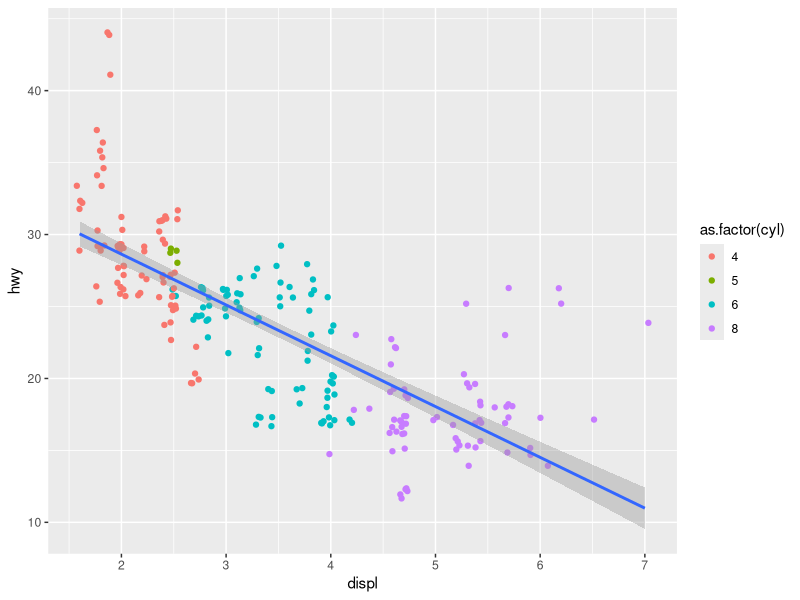
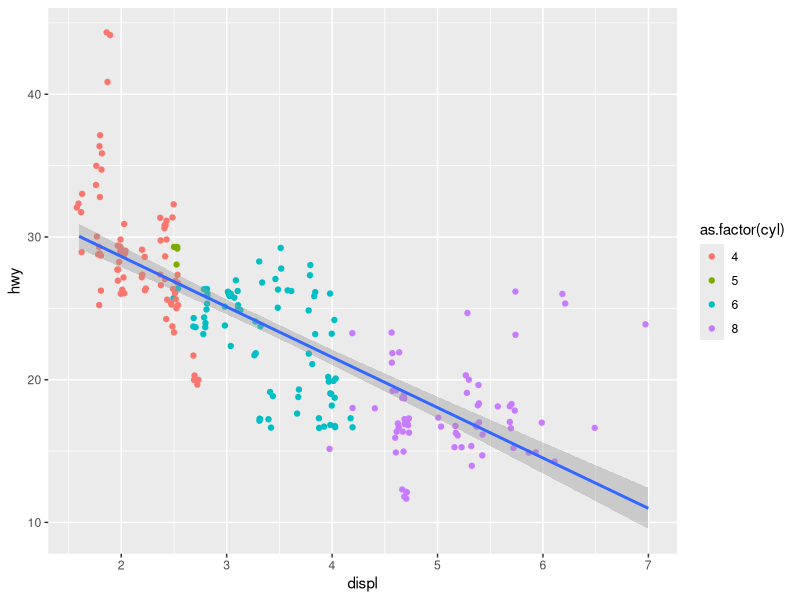
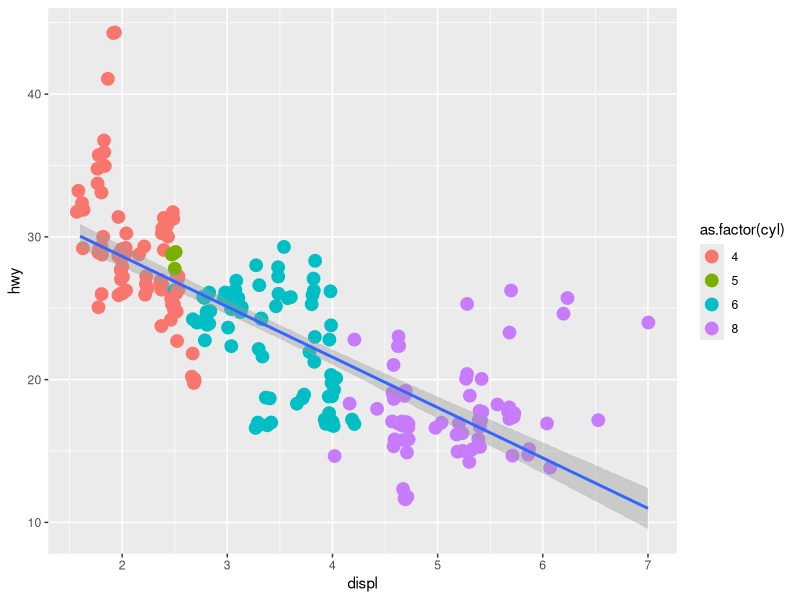
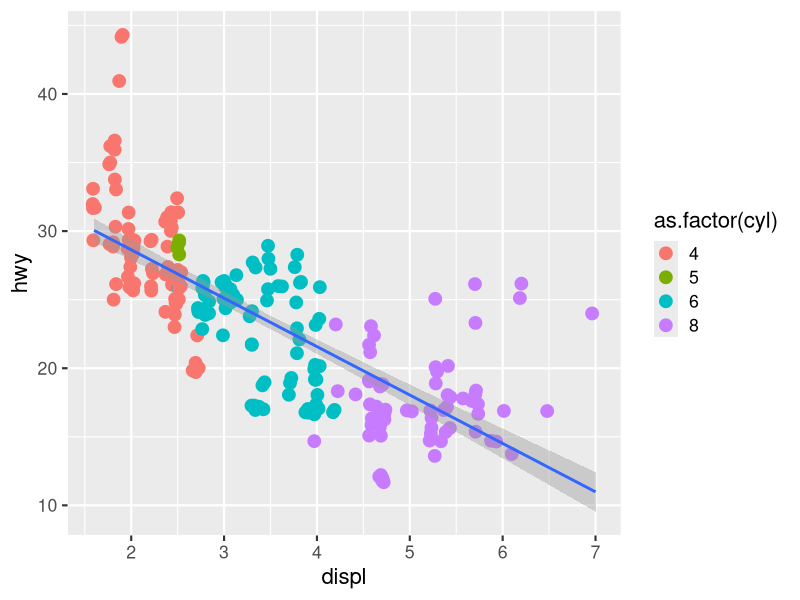
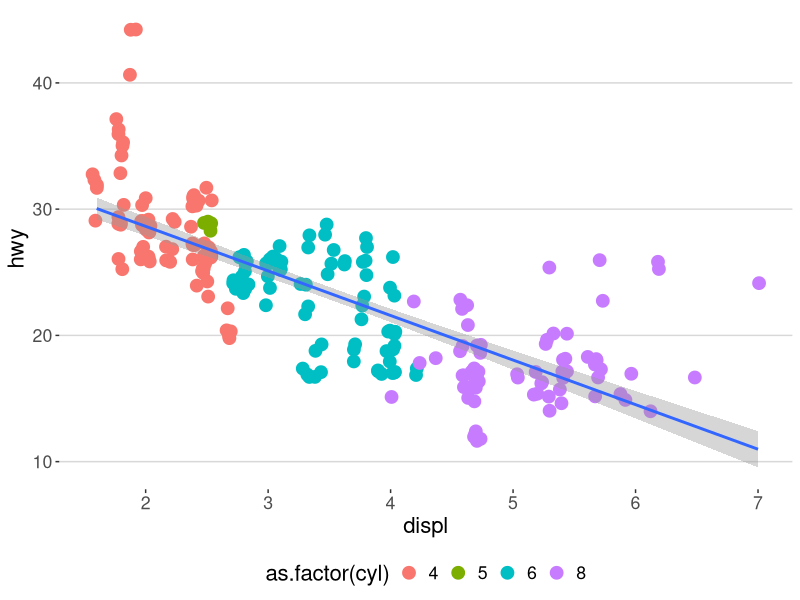
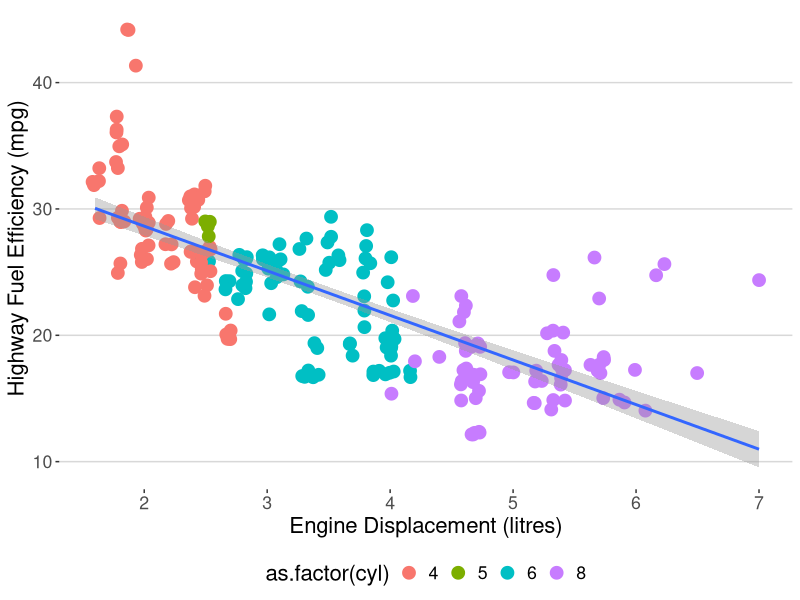
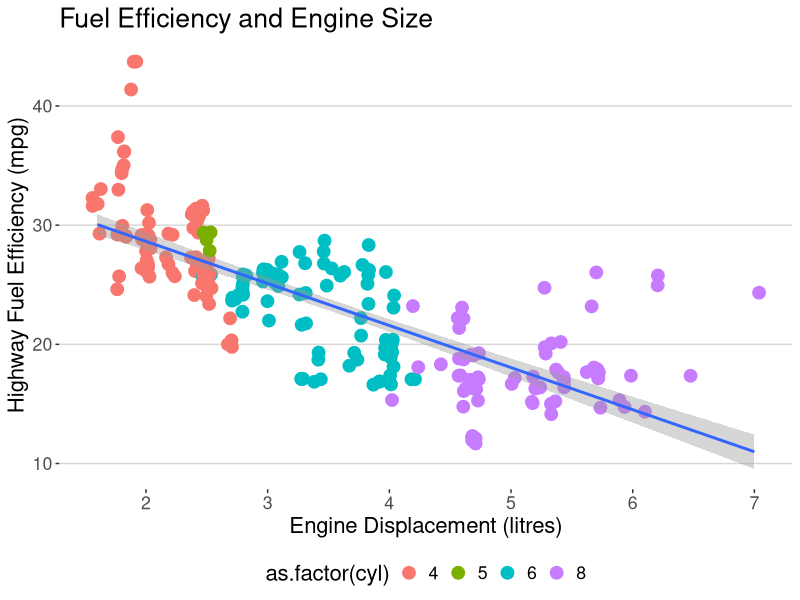
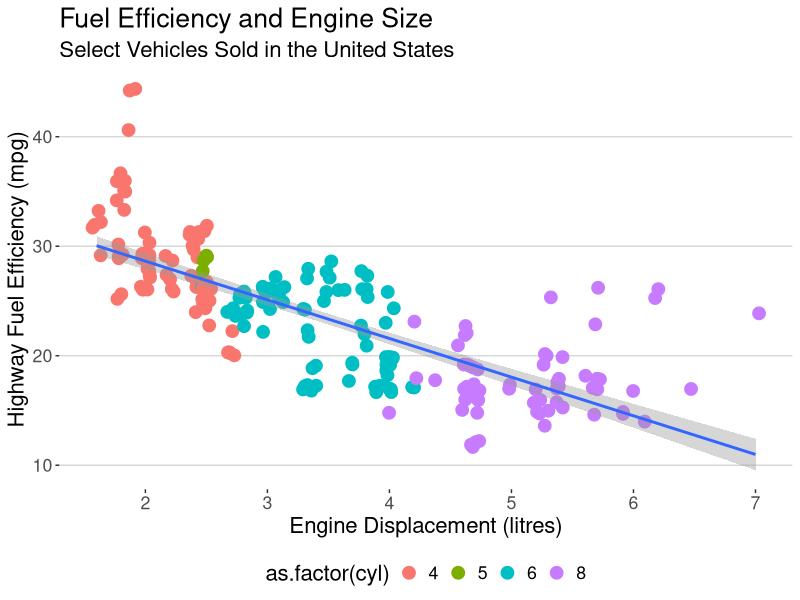

Recreate these plots in R, in order.
## ---- chunk 1
library(dplyr)
library(ggplot2)
library(ggthemes)
## ---- chunk 2
ggplot(data = mpg, mapping = aes(x = displ, y = hwy)) +
  geom_point(mapping = aes(color = as.factor(cyl)), position = "jitter") +
  geom_smooth(method = "lm")
## ---- chunk 3
ggplot(data = mpg, mapping = aes(x = displ, y = hwy)) +
  geom_point(mapping = aes(color = as.factor(cyl)), position = "jitter") +
  geom_smooth(method = "lm") 
## ---- chunk 4
ggplot(data = mpg, mapping = aes(x = displ, y = hwy)) +
  geom_point(mapping = aes(color = as.factor(cyl)), size = 4, position = "jitter") +
  geom_smooth(method = "lm")
## ---- chunk 5
ggplot(data = mpg, mapping = aes(x = displ, y = hwy)) +
  geom_point(mapping = aes(color = as.factor(cyl)), size = 4, position = "jitter") +
  geom_smooth(method = "lm") +
  theme_grey(base_size = 16)
## ---- chunk 6
ggplot(data = mpg, mapping = aes(x = displ, y = hwy)) +
  geom_point(mapping = aes(color = as.factor(cyl)), size = 4, position = "jitter") +
  geom_smooth(method = "lm") +
  theme_hc(base_size = 16)
## ---- chunk 7
ggplot(data = mpg, mapping = aes(x = displ, y = hwy)) +
  geom_point(mapping = aes(color = as.factor(cyl)), size = 4, position = "jitter") +
  geom_smooth(method = "lm") +
  theme_hc(base_size = 16) +
  labs(
    x = "Engine Displacement (litres)",
    y = "Highway Fuel Efficiency (mpg)"
  )
## ---- chunk 8
ggplot(data = mpg, mapping = aes(x = displ, y = hwy)) +
  geom_point(mapping = aes(color = as.factor(cyl)), size = 4, position = "jitter") +
  geom_smooth(method = "lm") +
  theme_hc(base_size = 16) +
  labs(
    title = "Fuel Efficiency and Engine Size",
    x = "Engine Displacement (litres)",
    y = "Highway Fuel Efficiency (mpg)"
  )
## ---- chunk 9
ggplot(data = mpg, mapping = aes(x = displ, y = hwy)) +
  geom_point(mapping = aes(color = as.factor(cyl)), size = 4, position = "jitter") +
  geom_smooth(method = "lm") +
  theme_hc(base_size = 16) +
  labs(
    title = "Fuel Efficiency and Engine Size",
    subtitle = "Select Vehicles Sold in the United States",
    x = "Engine Displacement (litres)",
    y = "Highway Fuel Efficiency (mpg)"
  )
## ---- chunk 10
ggplot(data = mpg, mapping = aes(x = displ, y = hwy)) +
  geom_point(mapping = aes(color = as.factor(cyl)), size = 4, position = "jitter") +
  geom_smooth(method = "lm") +
  theme_hc(base_size = 16) +
  labs(
    title = "Fuel Efficiency and Engine Size",
    subtitle = "Select Vehicles Sold in the United States",
    caption = "Data via ggplot2 package for R",
    x = "Engine Displacement (litres)",
    y = "Highway Fuel Efficiency (mpg)"
  )
## ---- chunk 11
ggplot(data = mpg, mapping = aes(x = displ, y = hwy)) +
  geom_point(mapping = aes(color = as.factor(cyl)), size = 4, position = "jitter") +
  geom_smooth(method = "lm") +
  theme_hc(base_size = 16) +
  labs(
    title = "Fuel Efficiency and Engine Size",
    subtitle = "Select Vehicles Sold in the United States",
    caption = "Data via ggplot2 package for R",
    x = "Engine Displacement (litres)",
    y = "Highway Fuel Efficiency (mpg)",
    color = "Cylinders"
  ) 
## ---- chunk 12
ggplot(data = mpg, mapping = aes(x = displ, y = hwy)) +
  geom_point(mapping = aes(color = as.factor(cyl)), size = 4, position = "jitter") +
  geom_smooth(method = "lm") +
  theme_hc(base_size = 16) +
  labs(
    title = "Fuel Efficiency and Engine Size",
    subtitle = "Select Vehicles Sold in the United States",
    caption = "Data via ggplot2 package for R",
    x = "Engine Displacement (litres)",
    y = "Highway Fuel Efficiency (mpg)",
    color = "Cylinders"
  ) +
  theme(legend.key.size = unit(1, units="cm")) 
## ---- chunk 13
ggplot(data = mpg, mapping = aes(x = displ, y = hwy)) +
  geom_point(mapping = aes(color = as.factor(cyl)), size = 4, position = "jitter") +
  geom_smooth(method = "lm") +
  theme_hc(base_size = 16) +
  labs(
    title = "Fuel Efficiency and Engine Size",
    subtitle = "Select Vehicles Sold in the United States",
    caption = "Data via ggplot2 package for R",
    x = "Engine Displacement (litres)",
    y = "Highway Fuel Efficiency (mpg)",
    color = "Cylinders"
  )
## ---- chunk 14
model <- lm(hwy ~ displ, data = mpg)
summary(model)
